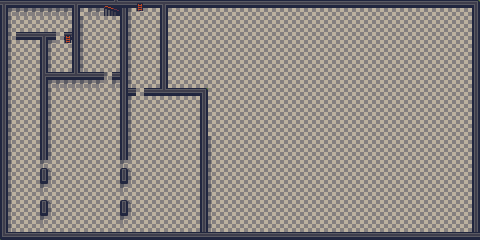

A 2D game scene composited from a Tiled map and its tileset images. What follows is a short description and the map's XML, with each tile layer's data collapsed to a summary:
An orthogonal 60x30 tile map with 8x8 px tiles, 2 tile layers (walls, floor) and 3 objects (2x point, spawn).

<map version="1.5" tiledversion="1.5.0" orientation="orthogonal" renderorder="right-down" width="60" height="30" tilewidth="8" tileheight="8" infinite="0" nextlayerid="5" nextobjectid="23">
 <tileset firstgid="1" source="jawbreaker_tiles.tsx" />
 <layer id="1" name="walls" width="60" height="30">
  <data>[1800 cells, 276 non-empty, 11 distinct tile ids]</data>
 </layer>
 <layer id="2" name="floor" width="60" height="30">
  <data>[1800 cells, 1524 non-empty, 7 distinct tile ids]</data>
 </layer>
 <objectgroup color="#0000c8" id="4" name="guard1">
  <object id="18" name="1" type="point" x="136" y="192" width="8" height="8" />
  <object id="19" name="spawn" type="spawn" x="144" y="64" width="8" height="8" />
  <object id="22" name="0" type="point" x="136" y="88" width="8" height="8" />
 </objectgroup>
</map>
